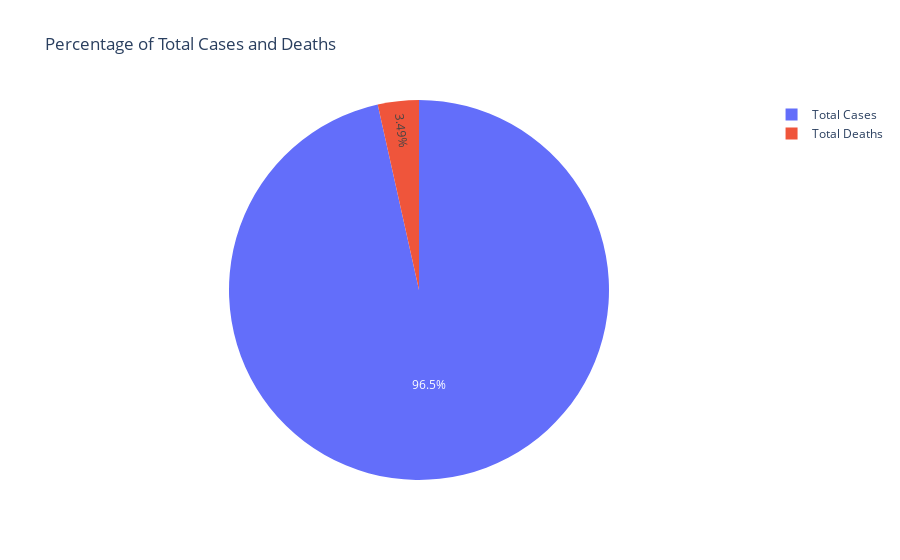

Notebook source saved alongside this figure:
### Code cell
cases = top10_countries_by_cases['Total Cases'].sum()
deaths = top10_countries_by_cases['Total Deaths'].sum()
labels = ['Total Cases', 'Total Deaths']
values = [cases, deaths]

figure = px.pie(top10_countries_by_cases, values=values, names=labels, title='Percentage of Total Cases and Deaths')
figure.show()

### Figure 1 — Plotly figure (JSON) as saved in the notebook; plotly's stock layout.template omitted (floating-point values rounded to 4 significant figures)
{"data": [{"domain": {"x": [0, 1], "y": [0, 1]}, "hovertemplate": "label=%{label}<br>value=%{value}<extra></extra>", "labels": ["Total Cases", "Total Deaths"], "legendgroup": "", "name": "", "showlegend": true, "type": "pie", "values": [2118373473, 76566940]}], "layout": {"legend": {"tracegroupgap": 0}, "title": {"text": "Percentage of Total Cases and Deaths"}}}
